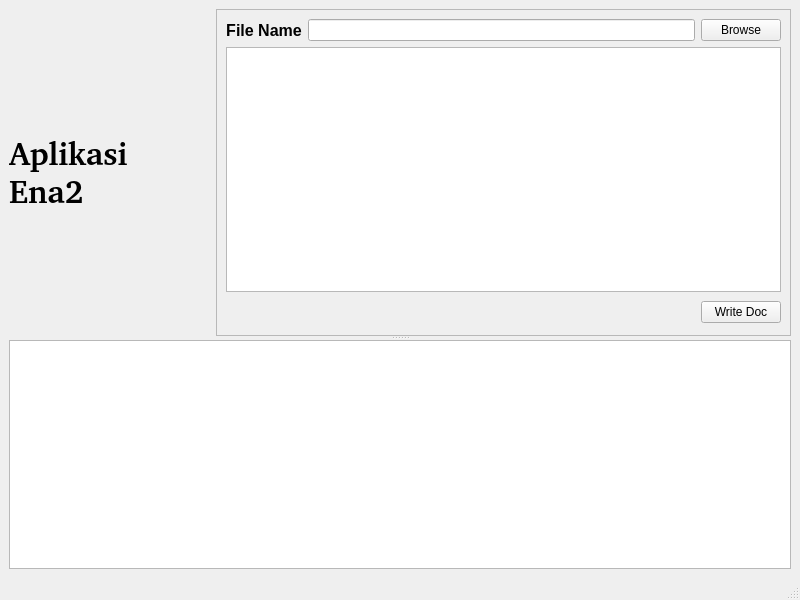
<?xml version="1.0" encoding="UTF-8"?>
<ui version="4.0">
 <class>MainWindow</class>
 <widget class="QMainWindow" name="MainWindow">
  <property name="geometry">
   <rect>
    <x>0</x>
    <y>0</y>
    <width>800</width>
    <height>600</height>
   </rect>
  </property>
  <property name="windowTitle">
   <string>MainWindow</string>
  </property>
  <widget class="QWidget" name="centralwidget">
   <layout class="QGridLayout" name="gridLayout_3">
    <item row="0" column="0">
     <widget class="QSplitter" name="splitter">
      <property name="orientation">
       <enum>Qt::Vertical</enum>
      </property>
      <widget class="QWidget" name="">
       <layout class="QHBoxLayout" name="horizontalLayout">
        <item>
         <widget class="QLabel" name="label">
          <property name="font">
           <font>
            <family>Mukti Narrow [unknown]</family>
            <pointsize>24</pointsize>
            <weight>75</weight>
            <bold>true</bold>
           </font>
          </property>
          <property name="text">
           <string>Aplikasi Ena2</string>
          </property>
          <property name="textFormat">
           <enum>Qt::PlainText</enum>
          </property>
          <property name="wordWrap">
           <bool>true</bool>
          </property>
         </widget>
        </item>
        <item>
         <widget class="QFrame" name="frame">
          <property name="frameShape">
           <enum>QFrame::StyledPanel</enum>
          </property>
          <property name="frameShadow">
           <enum>QFrame::Raised</enum>
          </property>
          <layout class="QGridLayout" name="gridLayout_2">
           <item row="2" column="1">
            <widget class="QPushButton" name="pushButton_2">
             <property name="text">
              <string>Write Doc</string>
             </property>
            </widget>
           </item>
           <item row="2" column="0">
            <spacer name="horizontalSpacer">
             <property name="orientation">
              <enum>Qt::Horizontal</enum>
             </property>
             <property name="sizeHint" stdset="0">
              <size>
               <width>470</width>
               <height>28</height>
              </size>
             </property>
            </spacer>
           </item>
           <item row="0" column="0" colspan="2">
            <layout class="QGridLayout" name="gridLayout">
             <item row="0" column="0">
              <widget class="QLabel" name="label_2">
               <property name="font">
                <font>
                 <pointsize>12</pointsize>
                 <weight>75</weight>
                 <bold>true</bold>
                </font>
               </property>
               <property name="text">
                <string>File Name</string>
               </property>
               <property name="alignment">
                <set>Qt::AlignCenter</set>
               </property>
               <property name="wordWrap">
                <bool>true</bool>
               </property>
              </widget>
             </item>
             <item row="0" column="1">
              <widget class="QLineEdit" name="lineEdit"/>
             </item>
             <item row="0" column="2">
              <widget class="QPushButton" name="pushButton">
               <property name="text">
                <string>Browse</string>
               </property>
              </widget>
             </item>
            </layout>
           </item>
           <item row="1" column="0" colspan="2">
            <widget class="QTextEdit" name="textEdit"/>
           </item>
          </layout>
         </widget>
        </item>
       </layout>
      </widget>
      <widget class="QTextBrowser" name="debugTextBrowser"/>
     </widget>
    </item>
   </layout>
   <zorder>label</zorder>
   <zorder>debugTextBrowser</zorder>
   <zorder>frame</zorder>
  </widget>
  <widget class="QMenuBar" name="menubar">
   <property name="geometry">
    <rect>
     <x>0</x>
     <y>0</y>
     <width>800</width>
     <height>22</height>
    </rect>
   </property>
  </widget>
  <widget class="QStatusBar" name="statusbar"/>
 </widget>
 <resources/>
 <connections>
  <connection>
   <sender>pushButton</sender>
   <signal>clicked()</signal>
   <receiver>MainWindow</receiver>
   <slot>browseSlot()</slot>
   <hints>
    <hint type="sourcelabel">
     <x>722</x>
     <y>57</y>
    </hint>
    <hint type="destinationlabel">
     <x>773</x>
     <y>183</y>
    </hint>
   </hints>
  </connection>
  <connection>
   <sender>pushButton_2</sender>
   <signal>clicked()</signal>
   <receiver>MainWindow</receiver>
   <slot>writeDocSlot()</slot>
   <hints>
    <hint type="sourcelabel">
     <x>741</x>
     <y>255</y>
    </hint>
    <hint type="destinationlabel">
     <x>782</x>
     <y>321</y>
    </hint>
   </hints>
  </connection>
  <connection>
   <sender>lineEdit</sender>
   <signal>returnPressed()</signal>
   <receiver>MainWindow</receiver>
   <slot>returnedPressedSlot()</slot>
   <hints>
    <hint type="sourcelabel">
     <x>330</x>
     <y>57</y>
    </hint>
    <hint type="destinationlabel">
     <x>8</x>
     <y>290</y>
    </hint>
   </hints>
  </connection>
 </connections>
 <slots>
  <slot>browseSlot()</slot>
  <slot>writeDocSlot()</slot>
  <slot>returnedPressedSlot()</slot>
 </slots>
</ui>
